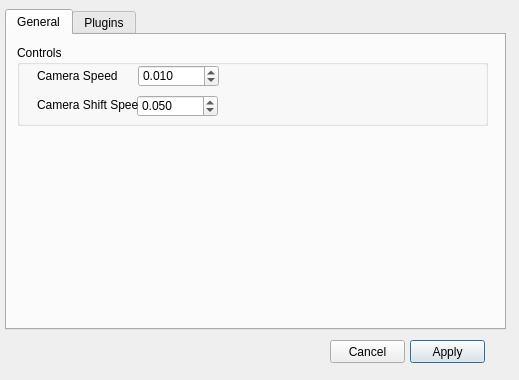
<?xml version="1.0" encoding="UTF-8"?>
<ui version="4.0">
 <class>EngineOptions</class>
 <widget class="QDialog" name="EngineOptions">
  <property name="geometry">
   <rect>
    <x>0</x>
    <y>0</y>
    <width>519</width>
    <height>380</height>
   </rect>
  </property>
  <property name="minimumSize">
   <size>
    <width>519</width>
    <height>380</height>
   </size>
  </property>
  <property name="maximumSize">
   <size>
    <width>519</width>
    <height>380</height>
   </size>
  </property>
  <property name="windowTitle">
   <string>Engine Settings</string>
  </property>
  <property name="sizeGripEnabled">
   <bool>false</bool>
  </property>
  <property name="modal">
   <bool>false</bool>
  </property>
  <widget class="QTabWidget" name="tabWidget">
   <property name="geometry">
    <rect>
     <x>5</x>
     <y>9</y>
     <width>501</width>
     <height>321</height>
    </rect>
   </property>
   <property name="tabPosition">
    <enum>QTabWidget::North</enum>
   </property>
   <property name="tabShape">
    <enum>QTabWidget::Rounded</enum>
   </property>
   <property name="currentIndex">
    <number>0</number>
   </property>
   <property name="iconSize">
    <size>
     <width>30</width>
     <height>30</height>
    </size>
   </property>
   <widget class="QWidget" name="tab">
    <attribute name="icon">
     <iconset resource="Resources.qrc">
      <normaloff>:/ico/icons/gears.png</normaloff>:/ico/icons/gears.png</iconset>
    </attribute>
    <attribute name="title">
     <string>General</string>
    </attribute>
    <widget class="QGroupBox" name="groupBox_2">
     <property name="geometry">
      <rect>
       <x>10</x>
       <y>10</y>
       <width>471</width>
       <height>81</height>
      </rect>
     </property>
     <property name="title">
      <string>Controls</string>
     </property>
     <widget class="QDoubleSpinBox" name="doubleSpinBox">
      <property name="geometry">
       <rect>
        <x>121</x>
        <y>20</y>
        <width>81</width>
        <height>22</height>
       </rect>
      </property>
      <property name="decimals">
       <number>3</number>
      </property>
      <property name="singleStep">
       <double>0.010000000000000</double>
      </property>
      <property name="value">
       <double>0.010000000000000</double>
      </property>
     </widget>
     <widget class="QDoubleSpinBox" name="doubleSpinBox_2">
      <property name="geometry">
       <rect>
        <x>120</x>
        <y>50</y>
        <width>81</width>
        <height>22</height>
       </rect>
      </property>
      <property name="decimals">
       <number>3</number>
      </property>
      <property name="singleStep">
       <double>0.010000000000000</double>
      </property>
      <property name="value">
       <double>0.050000000000000</double>
      </property>
     </widget>
     <widget class="QLabel" name="label">
      <property name="geometry">
       <rect>
        <x>20</x>
        <y>20</y>
        <width>101</width>
        <height>21</height>
       </rect>
      </property>
      <property name="text">
       <string>Camera Speed</string>
      </property>
     </widget>
     <widget class="QLabel" name="label_2">
      <property name="geometry">
       <rect>
        <x>20</x>
        <y>50</y>
        <width>101</width>
        <height>20</height>
       </rect>
      </property>
      <property name="text">
       <string>Camera Shift Speed</string>
      </property>
     </widget>
    </widget>
   </widget>
   <widget class="QWidget" name="tab_2">
    <attribute name="icon">
     <iconset resource="Resources.qrc">
      <normaloff>:/ico/icons/plugin.png</normaloff>:/ico/icons/plugin.png</iconset>
    </attribute>
    <attribute name="title">
     <string>Plugins</string>
    </attribute>
   </widget>
  </widget>
  <widget class="QGroupBox" name="groupBox">
   <property name="geometry">
    <rect>
     <x>10</x>
     <y>330</y>
     <width>481</width>
     <height>41</height>
    </rect>
   </property>
   <property name="styleSheet">
    <string notr="true">QGroupBox#groupBox { 
     border: 0px solid gray; 
     border-radius: 3px; 
 } </string>
   </property>
   <property name="title">
    <string/>
   </property>
   <widget class="QPushButton" name="pushButton">
    <property name="geometry">
     <rect>
      <x>400</x>
      <y>10</y>
      <width>75</width>
      <height>23</height>
     </rect>
    </property>
    <property name="text">
     <string>Apply</string>
    </property>
   </widget>
   <widget class="QPushButton" name="pushButton_2">
    <property name="geometry">
     <rect>
      <x>320</x>
      <y>10</y>
      <width>75</width>
      <height>23</height>
     </rect>
    </property>
    <property name="text">
     <string>Cancel</string>
    </property>
   </widget>
  </widget>
 </widget>
 <resources>
  <include location="Resources.qrc"/>
 </resources>
 <connections/>
</ui>
